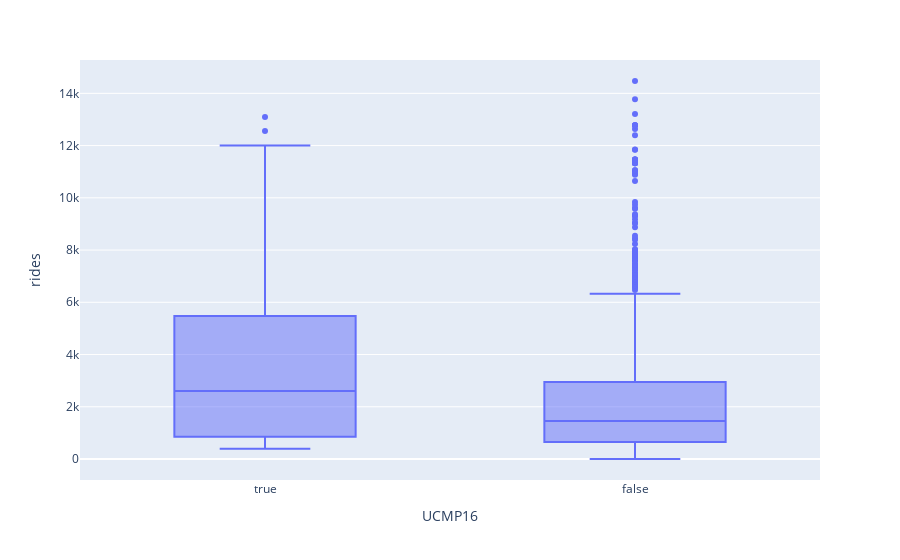

Write notebook code for a chart like this one.
### Markdown cell above
This shows that stations near the DNC on average had more rides than other stations.

### Code cell
# The box plot confirms that the means (at least) are significantly different
px.box(rides[rides['DNC']], x='UCMP16', y='rides')

### Figure 1 — Plotly figure (JSON) as saved in the notebook; plotly's stock layout.template omitted (floating-point values rounded to 4 significant figures; data arrays with more than 128 entries replaced by an {"elided": "..."} marker saying what was removed)
{"data": [{"alignmentgroup": "True", "hovertemplate": "UCMP16=%{x}<br>rides=%{y}<extra></extra>", "legendgroup": "", "marker": {"color": "#636efa"}, "name": "", "notched": false, "offsetgroup": "", "orientation": "v", "showlegend": false, "type": "box", "x": {"elided": "1199 bool values"}, "x0": " ", "xaxis": "x", "y": {"elided": "1199 int values"}, "y0": " ", "yaxis": "y"}], "layout": {"boxmode": "group", "legend": {"tracegroupgap": 0}, "margin": {"t": 60}, "xaxis": {"anchor": "y", "domain": [0, 1], "title": {"text": "UCMP16"}}, "yaxis": {"anchor": "x", "domain": [0, 1], "title": {"text": "rides"}}}}
